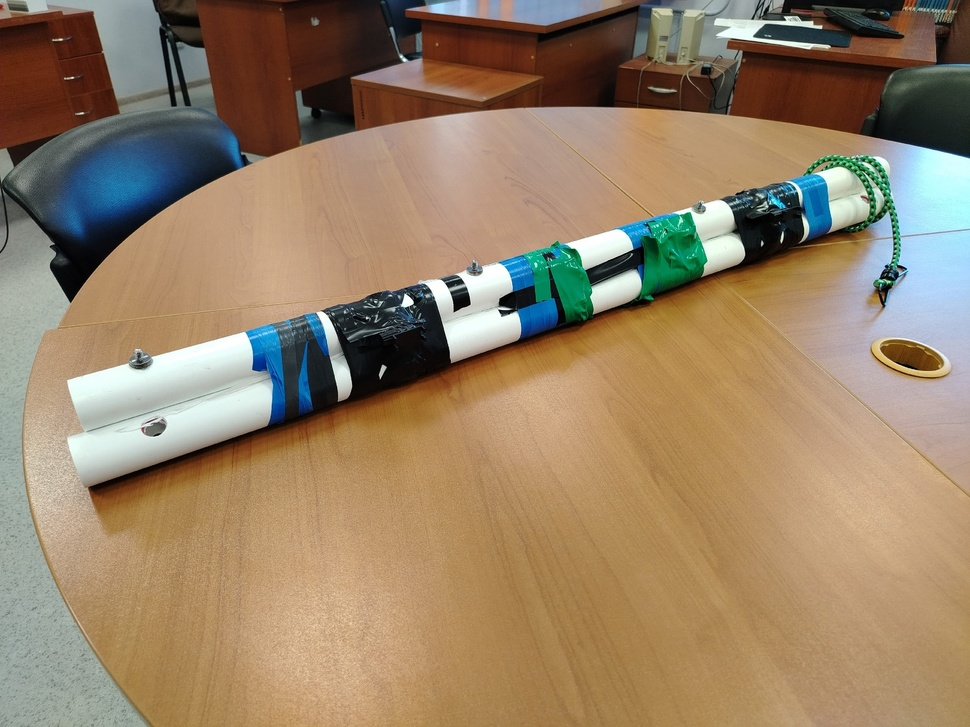
#> input picture assets/data_collection/usv_sensor_rig.jpg, 970 x 727 px, shrunk from 2560 x 1920 before the run; its folder holds only this picture in this run
$ python -i enhance_images_alg.py   (imports and definitions only)
#> lines starting #> are read from the running program, lines starting #| are printed output that depends on the picture
#> further down, picture is the input picture: shape (727, 970, 3); mean B, G, R 102.9, 129.3, 150.3
"""
Image Enhancement Script v3.
Pipeline:
- Phone: CLAHE (it worked well previously)
- Dashcam: Gamma Correction (Brightening) + Bilateral Filter (Edge-preserving smoothing)
"""
import cv2
import numpy as np
from pathlib import Path
from tqdm import tqdm

# [20 lines left out: functions apply_gamma, apply_bilateral, not called in this run]

def apply_clahe(img, clip_limit=2.0):
#> called with clip_limit = 2
    lab = cv2.cvtColor(img, cv2.COLOR_BGR2LAB)
#> lab: shape (727, 970, 3); mean of channels 0, 1, 2 140.3, 133.6, 145.8
    l, a, b = cv2.split(lab)
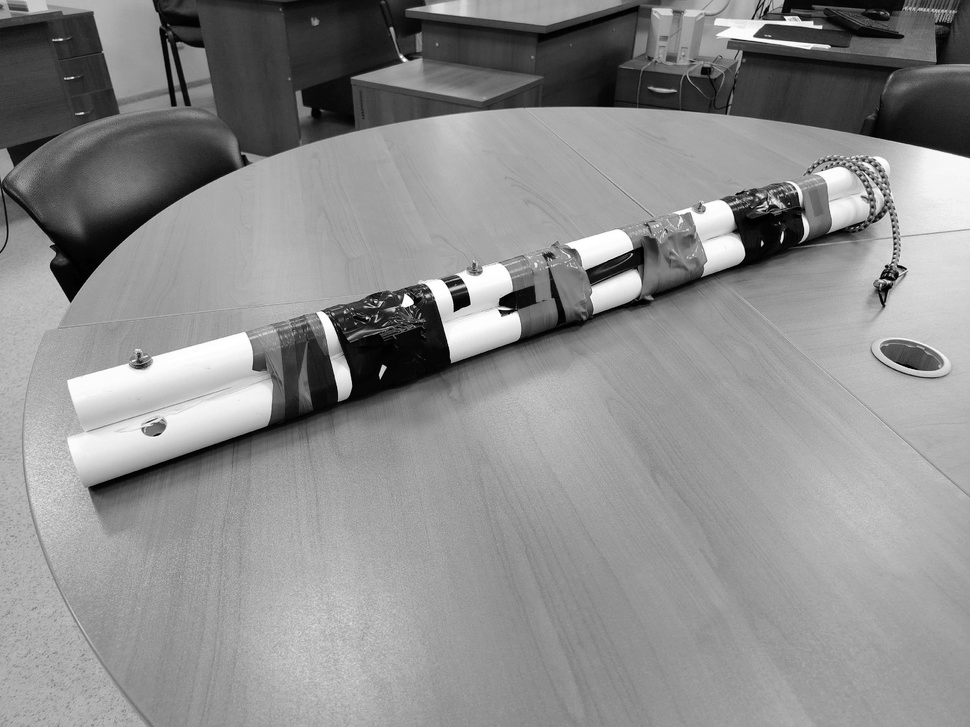
#> l: shape (727, 970); min 0, max 255, mean 140.3
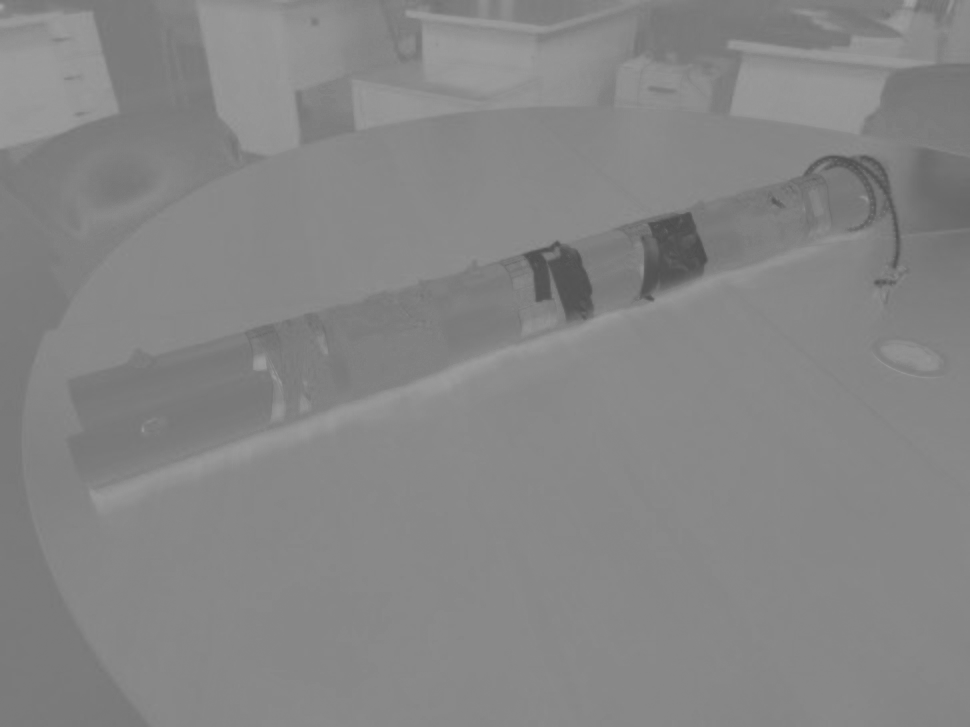
#> a: shape (727, 970); min 77, max 163, mean 133.6
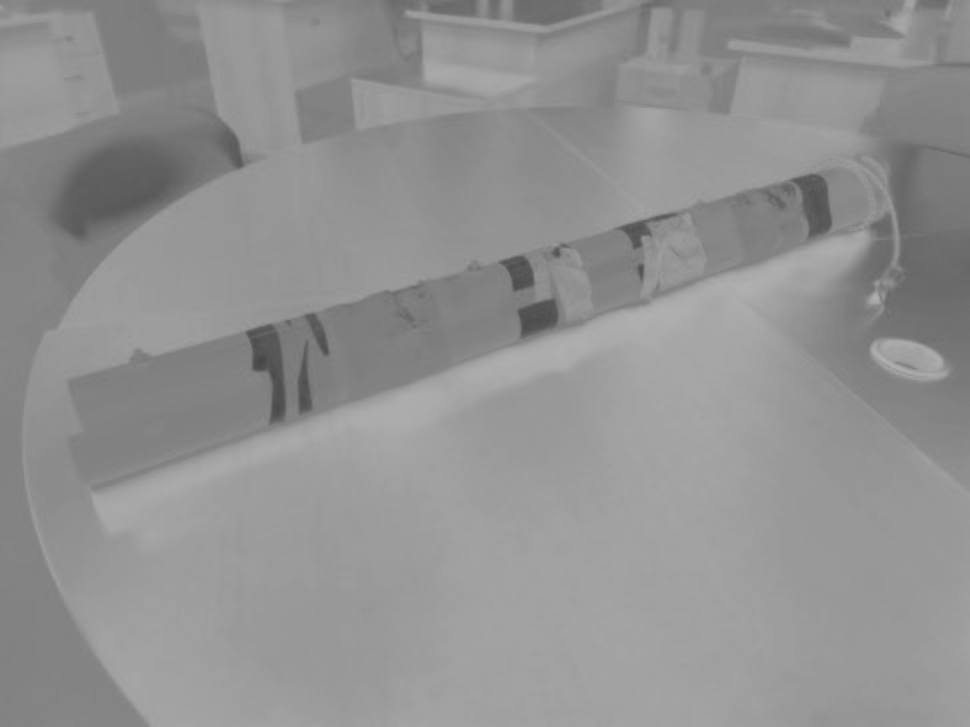
#> b: shape (727, 970); min 70, max 176, mean 145.8
    clahe = cv2.createCLAHE(clipLimit=clip_limit, tileGridSize=(8,8))
    cl = clahe.apply(l)
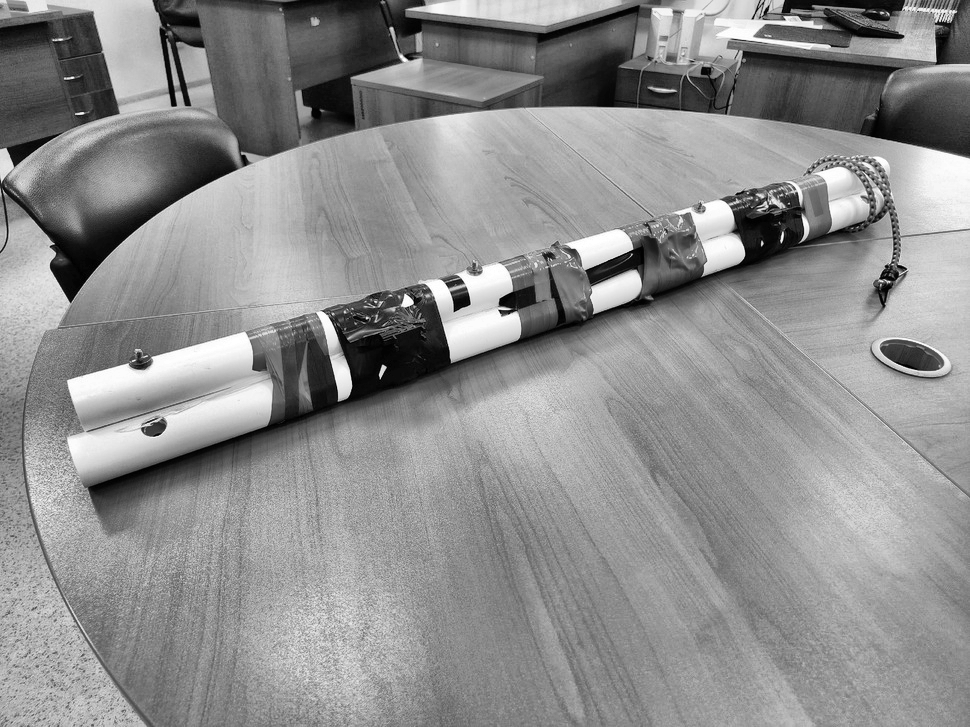
#> cl: shape (727, 970); min 0, max 255, mean 142
    limg = cv2.merge((cl,a,b))
#> limg: shape (727, 970, 3); mean of channels 0, 1, 2 142, 133.6, 145.8
    return cv2.cvtColor(limg, cv2.COLOR_LAB2BGR)
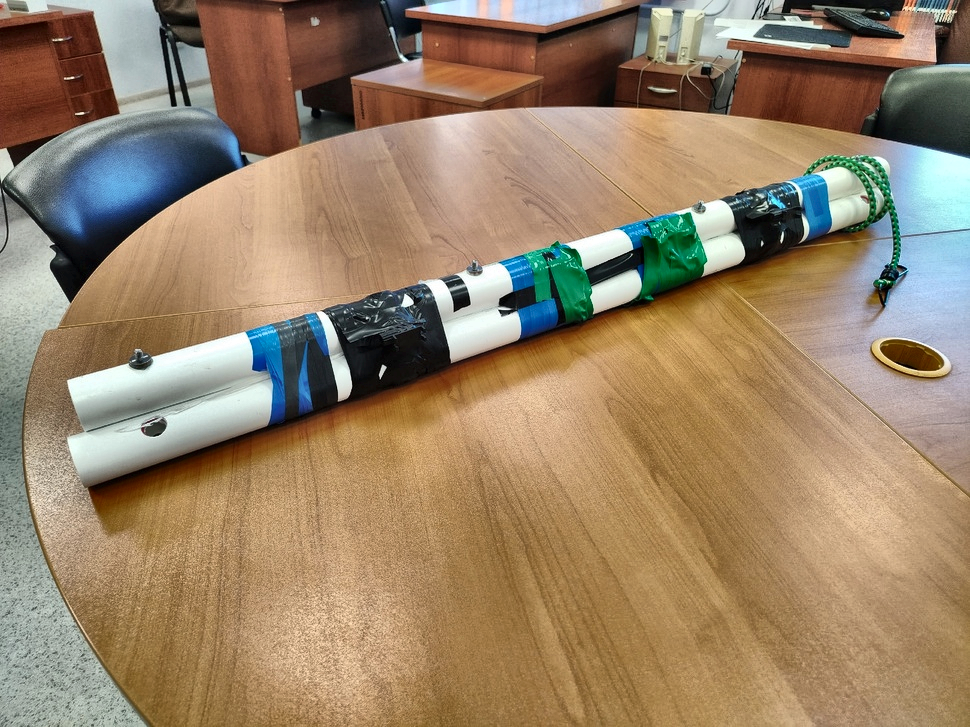
#> returned value: shape (727, 970, 3); mean B, G, R 104.5, 130.9, 152.2

# [34 lines left out: function enhance_dataset, not called in this run]

# [5 lines not run here, left out]

>>> import cv2
>>> picture = cv2.imread('../../../assets/data_collection/usv_sensor_rig.jpg')
>>> result = apply_clahe(picture)
